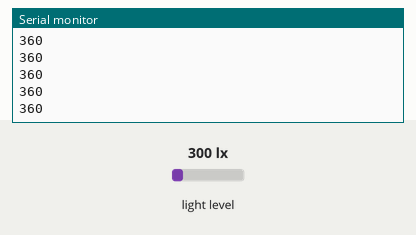
This sketch was run on a simulated Arduino Uno, built with avr-gcc and run on an emulated ATmega328P. Parts: the last lines printed to the serial monitor. Wiring (inferred from the names in the program): BH1750 light sensor at I2C address 0x23. The test bench sets the inputs (shaded band); at power-on: light level 300 lx.

Above: at 1.5 s.
1.6 s: light level set to 40 lx
At 1.79 s:
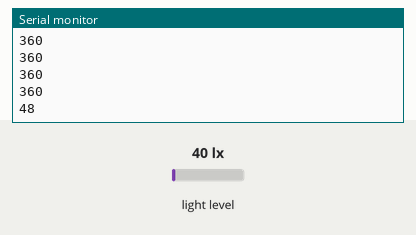
3.1 s: light level set to 500 lx
At 3.14 s:
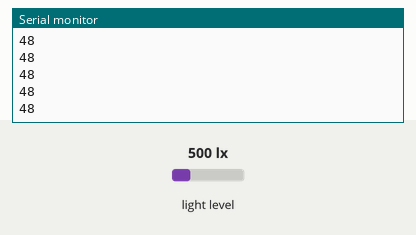
Timing chart, 0 to 6.1 s (numbered marks = the images above; inputs shaded):
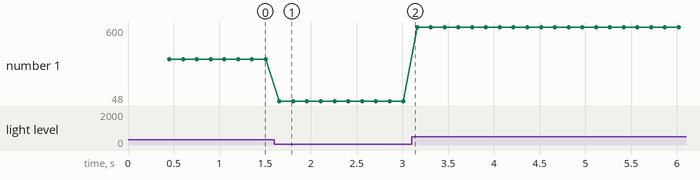

Measured:
- after the input at 1.6 s, the serial monitor: prints a new line after 0.06 s (image 1)
- plotted number 1: 360 → 48 after the input at 1.6 s, 48 → 600 after the input at 3.1 s

The sketch:

bh1750_lib_ETD.ino
```cpp
#include <Wire.h>
#include "bh1750.h"

BH1750 sensor;

void setup() {
  Wire.begin();
  Serial.begin(9600);
  sensor.begin();
}

void loop() {
  delay(150);
  uint16_t light = sensor.getRawLight();
  Serial.println(light);
}
```

bh1750.cpp
```cpp
#include "bh1750.h"

BH1750::BH1750() {

}

void BH1750::begin(void) {
  i2cWrite8(POWER_ON);
  i2cWrite8(RESET);//RESET
  i2cWrite8(CNT_HR);//MODE HR
  delay(300);
}

uint16_t BH1750::getRawLight(void) {
  uint16_t RawLight = i2cRead16();
  return RawLight;
}


void BH1750::i2cWrite8( uint8_t data ) {
  Wire.beginTransmission(ADDR);
  Wire.write(data);
  Wire.endTransmission();
}

uint16_t BH1750::i2cRead16(void) {
  int lux = 0;
  Wire.requestFrom(ADDR, 2);
  while (!Wire.available());
  lux = Wire.read();
  while (!Wire.available());
  lux = (lux << 8) + Wire.read();
  return lux;
}
```

bh1750.h
```cpp
#ifndef BH1750_h
#define BH1750_h

#include "Arduino.h"

#include "Wire.h"

#define ADDR 0x23
#define POWER_ON 0x01
#define RESET 0x07
#define CNT_HR 0x10
#define BH1750_TIME_OUT 200 // temps max d'attente de la réponse (ms)
#define BH1750_ERROR 0xFFFF // valeur retournée si le circuit ne répond pas


class BH1750 {
  public:
    BH1750();  // constructeur
    void begin(void); // initialisation du circuit
    void setAddress( uint8_t address = 0x23) ; // fixe adresse du circuit
    void setMode(uint8_t mode ); // change le mode de fonctionnement
    void reset(void); // reset du circuit
    uint16_t getRawLight(void); // lit le résultat brut d'une mesure

  private:
    void i2cWrite8( uint8_t data ) ; // écrit un octet
    uint16_t i2cRead16( ) ; // lit 16 bits
    uint8_t address ;
    uint8_t mode ;
};
#endif
```
